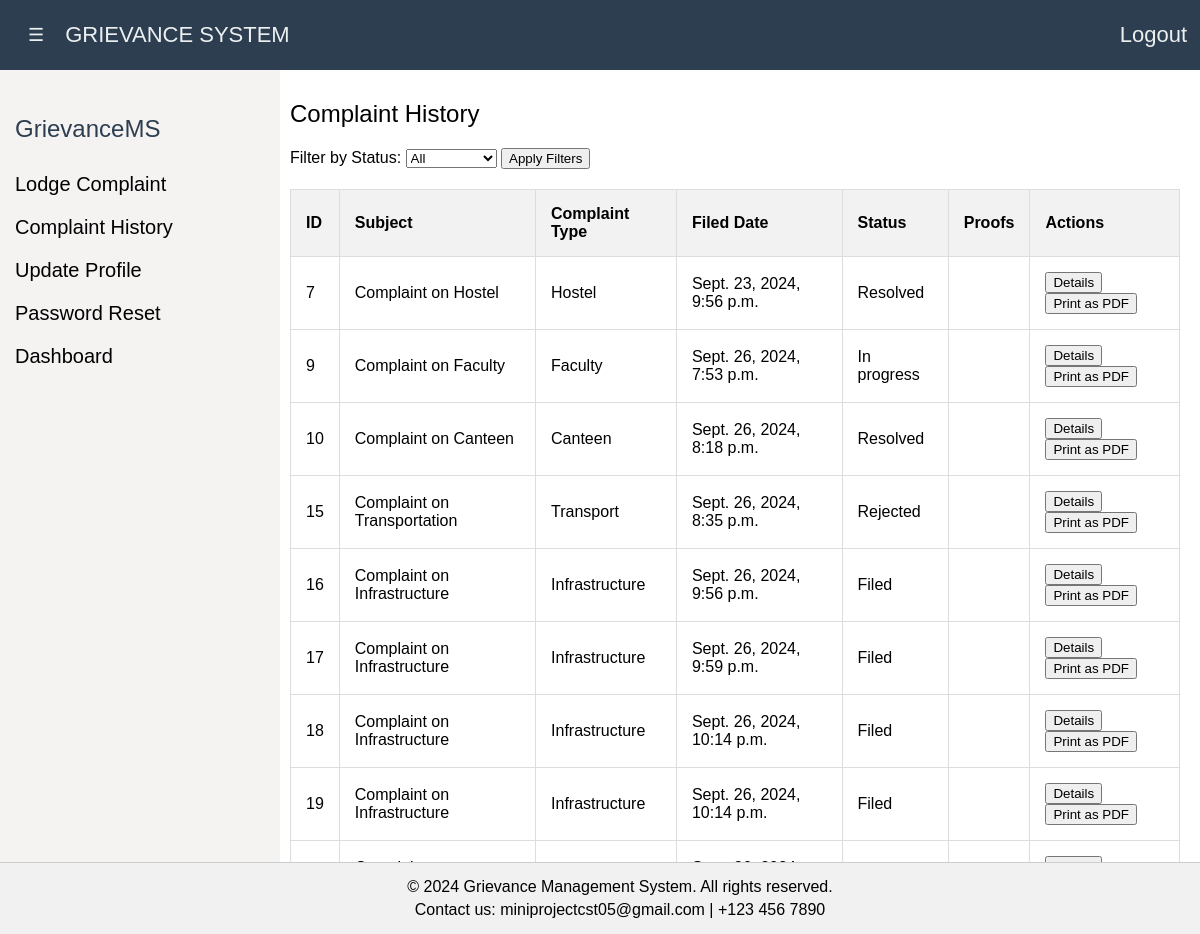
Screenshot of /complaint_history/ (signed in) with the database file from the repository.
### complaints/models.py (models this page shows, shortened)
class Complaint(models.Model):
    STATUS_CHOICES = [
        ('Filed', 'Filed'),
        ('In progress', 'In Progress'),
        ('Resolved', 'Resolved'),
        ('Rejected', 'Rejected'),
    ]
    COMPLAINT_TYPE_CHOICES = [
        ('Infrastructure', 'Infrastructure'),
        ('Faculty', 'Faculty'),
        ('Women Grievance', 'Women Grievance'),
        ('Ragging', 'Ragging'),
        ('Hostel', 'Hostel'),
        ('Transport', 'Transport'),
        ('Canteen', 'Canteen'),
        ('Other', 'Other'),
    ]
    user = models.ForeignKey(User, on_delete=models.CASCADE)
    subject = models.CharField(max_length=255, default="")
    type = models.CharField(max_length=255, choices=COMPLAINT_TYPE_CHOICES, default='')
    description = models.TextField(default="")
    status = models.CharField(max_length=20, choices=STATUS_CHOICES, default='Filed')
    date_filed = models.DateTimeField(default=timezone.now)
    supporting_document = models.FileField(upload_to='complaint_documents/', null=True, blank=True)
    supporting_photo = models.ImageField(upload_to='complaint_photos/', null=True, blank=True)

### complaints/views.py (the view)
# urls.py: path('complaint_history/', views.complaint_history, name='complaint_history'),
@login_required
def complaint_history(request):
    complaints = Complaint.objects.filter(user=request.user)
    status_filter = request.GET.get('status')
    if status_filter:
        complaints = complaints.filter(status=status_filter)
    context = {
        'complaints': complaints,
        'status_choices': Complaint.STATUS_CHOICES,  # Pass choices to template
        'status_filter': status_filter,
    }
    return render(request, 'complaints/complaint_history2.html', context)

### complaints/templates/complaints/complaint_history2.html (shortened to what this page needs)
{% load static %}
<!DOCTYPE html>
<html lang="en">
<head>
</head>
<body>
    <nav>
        <button class="toggle-btn" onclick="toggleSidebar()">☰</button>
        <span class="nav-title" id="siteTitle">GRIEVANCE SYSTEM</span>
        <div class="nav-links">
            <a href="{% url 'logout' %}">Logout</a>
        </div>
    </nav>
    <div class="sidebar" id="sidebar">
        <h2>GrievanceMS</h2>
        <ul>
            <li><a href="{% url 'lodge_complaint' %}">Lodge Complaint</a></li>
            <li><a href="{% url 'complaint_history' %}">Complaint History</a></li>
            <li><a href="{% url 'profile' %}">Update Profile</a></li>
            <li><a href="{% url 'password_reseted' %}">Password Reset</a></li>
            <li><a href="{% url 'dashboard' %}">Dashboard</a></li>
        </ul>
    </div>
    <main>
        <section>
            <h2>Complaint History</h2>
            <form method="GET" action="" class="filter-form">
                <label for="status">Filter by Status:</label>
                <select name="status" id="status">
                    <option value="">All</option>
                </select>
                <button type="submit">Apply Filters</button>
            </form>
            <table>
                <thead>
                    <tr>
                        <th>ID</th>
                        <th>Subject</th>
                        <th>Complaint Type</th>
                        <th>Filed Date</th>
                        <th>Status</th>
                        <th>Proofs</th>
                        <th>Actions</th>
                    </tr>
                </thead>
                <tbody>
                    {% for complaint in complaints %}
                    <tr>
                        <td>{{ complaint.id }}</td>
                        <td>{{ complaint.subject }}</td>
                        <td>{{ complaint.type }}</td>
                        <td>{{ complaint.date_filed }}</td>
                        <td>{{ complaint.status }}</td>
                        <td>
                        </td>
                        <td>
                            <button onclick="toggleDescription('{{ complaint.id }}')">Details</button>
                            <button onclick="printAsPDF('{{ complaint.id }}')">Print as PDF</button>
                        </td>
                    </tr>
                    {% empty %}
                    <tr>
                        <td colspan="7">No complaints found.</td>
                    </tr>
                    {% endfor %}
                </tbody>
            </table>
        </section>
    </main>
    <div class="footer">
        <p>&copy; 2024 Grievance Management System. All rights reserved.</p>
        <p>Contact us: miniprojectcst05@gmail.com | +123 456 7890</p>
    </div>
</body>
</html>

### complaints/templates/complaints/complaint_history2.html (style rules this page uses)
body { font-family: Arial, sans-serif; margin: 0; padding: 0; display: flex; flex-direction: column; min-height: 100vh; padding-top: 60px; transition: margin-left 0.3s; }
nav { background-color: #2c3e50; color: #ecf0f1; padding: 22px; display: flex; align-items: center; position: fixed; top: 0; width: 100%; z-index: 1000; }
.nav-title { margin-right: auto; font-size: 22px; }
nav .nav-links { margin-right: 20px; display: flex; gap: 20px; }
nav a { color: #ecf0f1; font-size: 22px; text-decoration: none; margin: 0 15px; }
.sidebar { width: 250px; background-color: #f5f2f2; padding: 15px; position: fixed; height: 100%; top: 60px; left: 0; transition: width 0.3s; overflow-x: hidden; }
.sidebar h2 { font-size: 24px; padding-top: 20px; margin-bottom: 30px; font-weight: 500; color: #2C3E50; }
.sidebar ul { list-style: none; padding-left: 0px; }
.sidebar ul li { margin: 20px 0; font-size: 20px; }
.sidebar ul li a { text-decoration: none; color: black; font-size: 20px; }
main { margin-left: 270px; padding: 20px; }
main section h2 { font-size: 24px; margin-bottom: 20px; font-weight: 100; }
.filter-form { margin-bottom: 20px; }
table { width: 100%; border-collapse: collapse; margin-top: 20px; }
table, th, td { border: 1px solid #ddd; }
th, td { padding: 15px; text-align: left; }
th { background-color: #f2f2f2; }
.footer { background-color: #f1f1f1; padding: 10px 20px; text-align: center; border-top: 1px solid #ccc; width: 100%; position: fixed; bottom: 0; z-index: 1000; }
.footer p { margin: 5px 0; }
.toggle-btn { background-color: #2c3e50; border: none; color: #ecf0f1; font-size: 18px; cursor: pointer; margin-right: 15px; }

### rows the page displays
Complaint: id "7", subject "Complaint on Hostel", type "Hostel", date_filed "Sept. 23, 2024, 9:56 p.m.", status "Resolved"
Complaint: id "9", subject "Complaint on Faculty", type "Faculty", date_filed "Sept. 26, 2024, 7:53 p.m.", status "In progress"
Complaint: id "10", subject "Complaint on Canteen", type "Canteen", date_filed "Sept. 26, 2024, 8:18 p.m.", status "Resolved"
Complaint: id "15", subject "Complaint on Transportation", type "Transport", date_filed "Sept. 26, 2024, 8:35 p.m.", status "Rejected"
Complaint: id "16", subject "Complaint on Infrastructure", type "Infrastructure", date_filed "Sept. 26, 2024, 9:56 p.m.", status "Filed"
Complaint: id "17", subject "Complaint on Infrastructure", type "Infrastructure", date_filed "Sept. 26, 2024, 9:59 p.m.", status "Filed"
Complaint: id "18", subject "Complaint on Infrastructure", type "Infrastructure", date_filed "Sept. 26, 2024, 10:14 p.m.", status "Filed"
Complaint: id "19", subject "Complaint on Infrastructure", type "Infrastructure", date_filed "Sept. 26, 2024, 10:14 p.m.", status "Filed"
